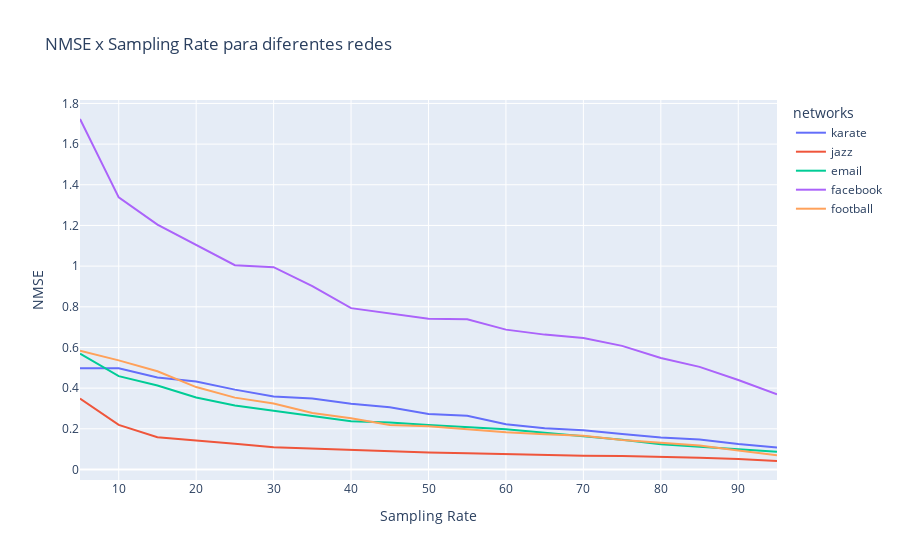

Write notebook code for a chart like this one.
### Code cell
# Gráfico 
nmse_df = pd.DataFrame.from_dict(nmse_from_datasets)
nmse_df.index = list(range(5, 100, 5))

px.line(nmse_df,
        title='NMSE x Sampling Rate para diferentes redes',
        labels={'value' : 'NMSE', 'index' : 'Sampling Rate', 'variable' : 'networks'})

### Figure 1 — Plotly figure (JSON) as saved in the notebook; plotly's stock layout.template omitted (floating-point values rounded to 4 significant figures)
{"data": [{"hovertemplate": "networks=karate<br>Sampling Rate=%{x}<br>NMSE=%{y}<extra></extra>", "legendgroup": "karate", "line": {"color": "#636efa", "dash": "solid"}, "marker": {"symbol": "circle"}, "mode": "lines", "name": "karate", "orientation": "v", "showlegend": true, "type": "scatter", "x": [5, 10, 15, 20, 25, 30, 35, 40, 45, 50, 55, 60, 65, 70, 75, 80, 85, 90, 95], "xaxis": "x", "y": [0.4978, 0.4978, 0.4526, 0.4326, 0.3926, 0.3587, 0.3487, 0.3231, 0.3061, 0.273, 0.264, 0.2227, 0.2028, 0.1924, 0.175, 0.1573, 0.1473, 0.1248, 0.1079], "yaxis": "y"}, {"hovertemplate": "networks=jazz<br>Sampling Rate=%{x}<br>NMSE=%{y}<extra></extra>", "legendgroup": "jazz", "line": {"color": "#EF553B", "dash": "solid"}, "marker": {"symbol": "circle"}, "mode": "lines", "name": "jazz", "orientation": "v", "showlegend": true, "type": "scatter", "x": [5, 10, 15, 20, 25, 30, 35, 40, 45, 50, 55, 60, 65, 70, 75, 80, 85, 90, 95], "xaxis": "x", "y": [0.3491, 0.2191, 0.1589, 0.1439, 0.1268, 0.1099, 0.1035, 0.0959, 0.08899, 0.08337, 0.08024, 0.07472, 0.07147, 0.06728, 0.06603, 0.06338, 0.05782, 0.05177, 0.04168], "yaxis": "y"}, {"hovertemplate": "networks=email<br>Sampling Rate=%{x}<br>NMSE=%{y}<extra></extra>", "legendgroup": "email", "line": {"color": "#00cc96", "dash": "solid"}, "marker": {"symbol": "circle"}, "mode": "lines", "name": "email", "orientation": "v", "showlegend": true, "type": "scatter", "x": [5, 10, 15, 20, 25, 30, 35, 40, 45, 50, 55, 60, 65, 70, 75, 80, 85, 90, 95], "xaxis": "x", "y": [0.5695, 0.4589, 0.4132, 0.3539, 0.3151, 0.2877, 0.2629, 0.2375, 0.2312, 0.2187, 0.2097, 0.1983, 0.181, 0.1631, 0.1462, 0.124, 0.1111, 0.0992, 0.08697], "yaxis": "y"}, {"hovertemplate": "networks=facebook<br>Sampling Rate=%{x}<br>NMSE=%{y}<extra></extra>", "legendgroup": "facebook", "line": {"color": "#ab63fa", "dash": "solid"}, "marker": {"symbol": "circle"}, "mode": "lines", "name": "facebook", "orientation": "v", "showlegend": true, "type": "scatter", "x": [5, 10, 15, 20, 25, 30, 35, 40, 45, 50, 55, 60, 65, 70, 75, 80, 85, 90, 95], "xaxis": "x", "y": [1.723, 1.338, 1.204, 1.104, 1.005, 0.9946, 0.9013, 0.7935, 0.768, 0.7407, 0.7382, 0.6877, 0.6632, 0.6464, 0.6078, 0.5481, 0.5046, 0.4402, 0.3697], "yaxis": "y"}, {"hovertemplate": "networks=football<br>Sampling Rate=%{x}<br>NMSE=%{y}<extra></extra>", "legendgroup": "football", "line": {"color": "#FFA15A", "dash": "solid"}, "marker": {"symbol": "circle"}, "mode": "lines", "name": "football", "orientation": "v", "showlegend": true, "type": "scatter", "x": [5, 10, 15, 20, 25, 30, 35, 40, 45, 50, 55, 60, 65, 70, 75, 80, 85, 90, 95], "xaxis": "x", "y": [0.5834, 0.5367, 0.483, 0.4052, 0.3534, 0.3248, 0.2778, 0.2517, 0.2189, 0.2131, 0.1982, 0.1833, 0.1733, 0.1654, 0.1455, 0.1308, 0.1174, 0.09334, 0.06995], "yaxis": "y"}], "layout": {"legend": {"title": {"text": "networks"}, "tracegroupgap": 0}, "title": {"text": "NMSE x Sampling Rate para diferentes redes"}, "xaxis": {"anchor": "y", "domain": [0, 1], "title": {"text": "Sampling Rate"}}, "yaxis": {"anchor": "x", "domain": [0, 1], "title": {"text": "NMSE"}}}}
